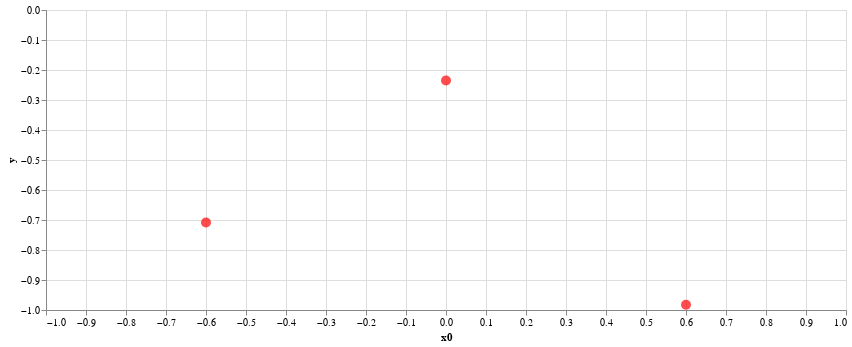

The notebook cell this image was saved under:
### Markdown cell above
### A function of one input
Now it is your turn.
You have to optimise a function of one input with domain `[-1, 1]`.
To start you off you already have three evaluations.
Remember these are noisy versions of the underlying objective function.

### Code cell
blackbox1 = bb.GPBlackBox(ndim=1)
y = blackbox1([-.6])[0][0]
y = blackbox1([.6])[0][0]
blackbox1.plot_xy().properties(width=800, height=300)

### Figure 1 — Vega-Lite specification as saved in the notebook (floating-point values rounded to 4 significant figures)
{"config": {"view": {"continuousWidth": 400, "continuousHeight": 300}}, "data": {"name": "data-f64e343a7a309519d8bf9c5ee859c40d"}, "mark": {"type": "circle", "color": "red", "size": 100}, "encoding": {"x": {"type": "quantitative", "field": "x0", "scale": {"domain": [-1, 1]}}, "y": {"type": "quantitative", "field": "y"}}, "height": 300, "width": 800, "$schema": "https://vega.github.io/schema/vega-lite/v4.8.1.json", "datasets": {"data-f64e343a7a309519d8bf9c5ee859c40d": [{"x0": 0.0, "y": -0.2349}, {"x0": -0.6, "y": -0.7085}, {"x0": 0.6, "y": -0.9825}]}}
